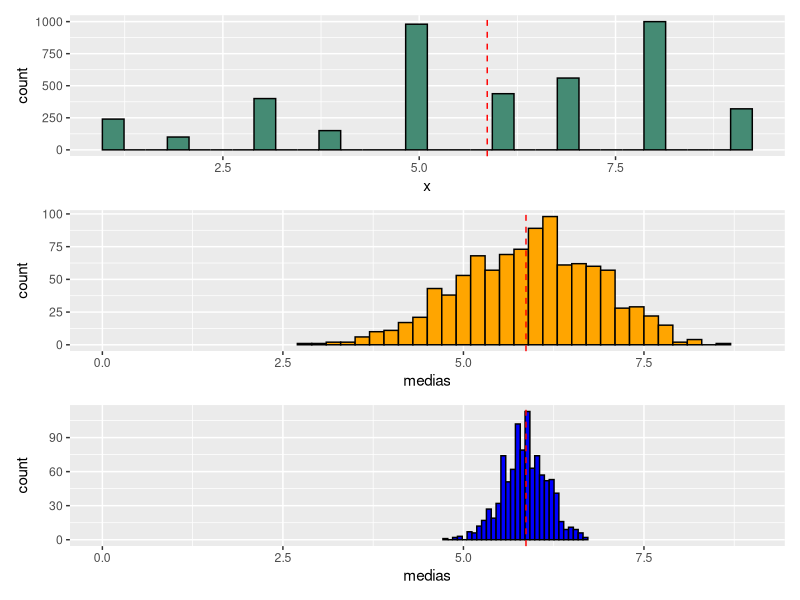

The R script that drew this image:
library(tibble)
library(tidyverse)
# Teorema Central do Limite (teorema do limite central)
num <- 1:9
freq <- c(240, 100, 400, 150, 980, 438, 560, 1000, 320)
x <- rep(num, freq)
table(x)

# X é a variável da população
# Vamos buscar Parâmetros
E <- mean(x)
VAR <- var(x)

# Ditribuição de frequência
hist_pop <- tibble(x) %>% 
  ggplot(aes(x=x)) +
  geom_histogram(color="black", fill="aquamarine4") +
  geom_vline(xintercept = E, color="red", linetype=2)

# vamos repetir o processo acima k vezes, salvar o valor da média
# e criar o gráfico de distribuição
n = 5
k = 1000
medias <- 0
for( i in 1:k){
  medias[i] <- mean( sample(x,n,replace=TRUE) )
  }
hist_amostra_5 <- tibble(medias) %>% 
  ggplot(aes(x=medias)) +
  geom_histogram(color="black", fill="orange") +
  geom_vline(xintercept = E, color="red", linetype=2) +
  coord_cartesian(xlim=c(0,9))


n = 50
k = 1000
medias <- 0
for( i in 1:k){
  medias[i] <- mean( sample(x,n,replace=TRUE) )
}
hist_amostra_50 <- tibble(medias) %>% 
  ggplot(aes(x=medias)) +
  geom_histogram(color="black", fill="blue") +
  geom_vline(xintercept = E, color="red", linetype=2) +
  coord_cartesian(xlim=c(0,9))


library(patchwork)
hist_pop / hist_amostra_5 / hist_amostra_50












